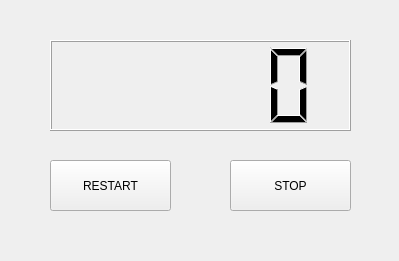
<?xml version="1.0" encoding="UTF-8"?>
<ui version="4.0">
 <class>Counter</class>
 <widget class="QWidget" name="Counter">
  <property name="geometry">
   <rect>
    <x>0</x>
    <y>0</y>
    <width>399</width>
    <height>261</height>
   </rect>
  </property>
  <property name="windowTitle">
   <string>Counter</string>
  </property>
  <widget class="QPushButton" name="buttonStart">
   <property name="geometry">
    <rect>
     <x>230</x>
     <y>160</y>
     <width>121</width>
     <height>51</height>
    </rect>
   </property>
   <property name="text">
    <string>STOP</string>
   </property>
  </widget>
  <widget class="QLCDNumber" name="lcdNumber">
   <property name="geometry">
    <rect>
     <x>50</x>
     <y>40</y>
     <width>301</width>
     <height>91</height>
    </rect>
   </property>
  </widget>
  <widget class="QPushButton" name="buttonRestart">
   <property name="geometry">
    <rect>
     <x>50</x>
     <y>160</y>
     <width>121</width>
     <height>51</height>
    </rect>
   </property>
   <property name="text">
    <string>RESTART</string>
   </property>
  </widget>
 </widget>
 <resources/>
 <connections/>
</ui>
